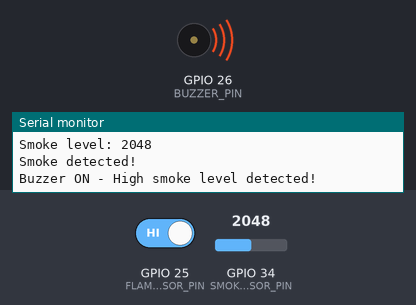
Recording of a sketch running on a simulated ESP32. On the bench: buzzer (waves = sounding, pin HIGH), the last lines printed to the serial monitor. Inputs (shaded band) come from the test bench; at power-on: GPIO 34 (SMOKE_SENSOR_PIN) = 2048, GPIO 25 (FLAME_SENSOR_PIN) HIGH. WiFi joins after 1.5 s; servers stay silent unless stated.

Above: at 3.0 s.
3.1 s: GPIO 34 (SMOKE_SENSOR_PIN) set to 1847
5.0 s: GPIO 34 (SMOKE_SENSOR_PIN) set to 1748
At 6.5 s:
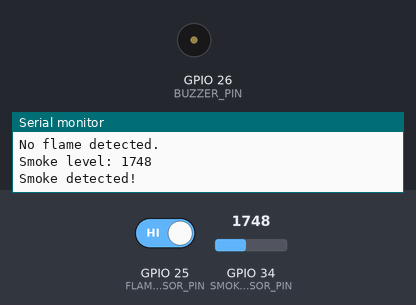
10.3 s: GPIO 34 (SMOKE_SENSOR_PIN) set to 1840
At 11.8 s:
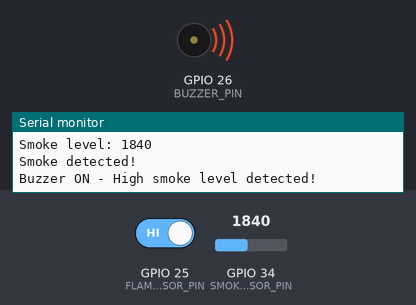
12.3 s: GPIO 34 (SMOKE_SENSOR_PIN) set to 1760
At 13.5 s:
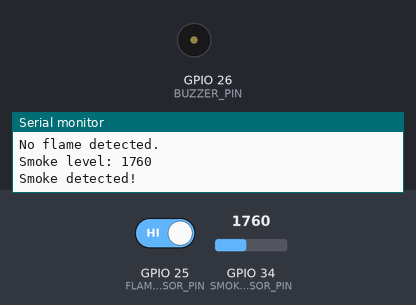
Timing chart, 0 to 15.3 s (numbered marks = the images above; inputs shaded):
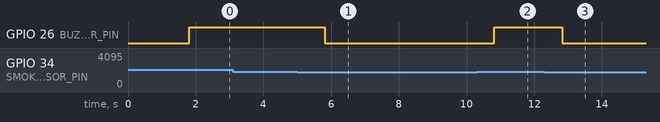

The sketch:

Kitchen.ino
```cpp
#define BLYNK_TEMPLATE_ID "TMPL33mtBvBOz"
#define BLYNK_TEMPLATE_NAME "Kitchen"
#define BLYNK_AUTH_TOKEN "gaXjEcEinB-G7OI9BH8oclCltvcE53FA"

#include <WiFi.h>
#include <BlynkSimpleEsp32.h>

#define FLAME_SENSOR_PIN 25   // GPIO pin connected to the flame sensor
#define SMOKE_SENSOR_PIN 34   // Analog pin connected to the smoke sensor
#define BUZZER_PIN 26         // GPIO pin connected to the buzzer
#define SMOKE_THRESHOLD 300   // Threshold value for smoke detection (adjust based on your sensor)
#define BUZZER_THRESHOLD 1800 // Threshold value to trigger the buzzer

char auth[] = BLYNK_AUTH_TOKEN; // Your Blynk authentication token
char ssid[] = "OnePlus 9R";     // Your Wi-Fi network SSID
char pass[] = "123454321";      // Your Wi-Fi network password

void setup() {
  Serial.begin(115200);        // Initialize serial communication
  pinMode(FLAME_SENSOR_PIN, INPUT);  // Set the flame sensor pin as input
  pinMode(BUZZER_PIN, OUTPUT);       // Set the buzzer pin as output

  // Connect to Wi-Fi and Blynk
  WiFi.begin(ssid, pass);
  while (WiFi.status() != WL_CONNECTED) {
    delay(500);
    Serial.println("Connecting to WiFi...");
  }

  Blynk.begin(auth, ssid, pass);
}

void loop() {
  Blynk.run();

  // Flame sensor reading
  int flameDetected = digitalRead(FLAME_SENSOR_PIN);  // Read the digital value from the flame sensor

  if (flameDetected == LOW) {  // Flame detected (assuming active LOW)
    Serial.println("Flame detected!");
    Blynk.virtualWrite(V0, 1); // Send flame detected status to virtual pin V0
  } else {
    Serial.println("No flame detected.");
    Blynk.virtualWrite(V0, 0); // Send no flame status to virtual pin V0
  }

  // Smoke sensor reading
  int smokeLevel = analogRead(SMOKE_SENSOR_PIN);  // Read the analog value from the smoke sensor

  Serial.print("Smoke level: ");
  Serial.println(smokeLevel);
  Blynk.virtualWrite(V1, smokeLevel); // Send smoke level data to virtual pin V1

  if (smokeLevel > SMOKE_THRESHOLD) {  // Smoke detected
    Serial.println("Smoke detected!");
   // Blynk.virtualWrite(V1, 1); // Send smoke detected status to virtual pin V2
  } else {
    Serial.println("No smoke detected.");
    //Blynk.virtualWrite(V1, 0); // Send no smoke status to virtual pin V2
  }

  if (smokeLevel > BUZZER_THRESHOLD) {  // Trigger buzzer if smoke level exceeds BUZZER_THRESHOLD
    digitalWrite(BUZZER_PIN, HIGH);  // Turn the buzzer on
    Serial.println("Buzzer ON - High smoke level detected!");
  } else {
    digitalWrite(BUZZER_PIN, LOW);  // Turn the buzzer off
  }

  delay(1000);  // Wait for 1 second before reading again
}
```

Measured:
- the behaviour switches between 1801 and 1800 on GPIO 34 (SMOKE_SENSOR_PIN) (found by bisection; images 0 and 1)
- after the input at 5.0 s, GPIO 26 (BUZZER_PIN): HIGH → LOW after 0.82 s
- after the input at 10.3 s, GPIO 26 (BUZZER_PIN): LOW → HIGH after 0.52 s
- after the input at 12.3 s, GPIO 26 (BUZZER_PIN): HIGH → LOW after 0.53 s
